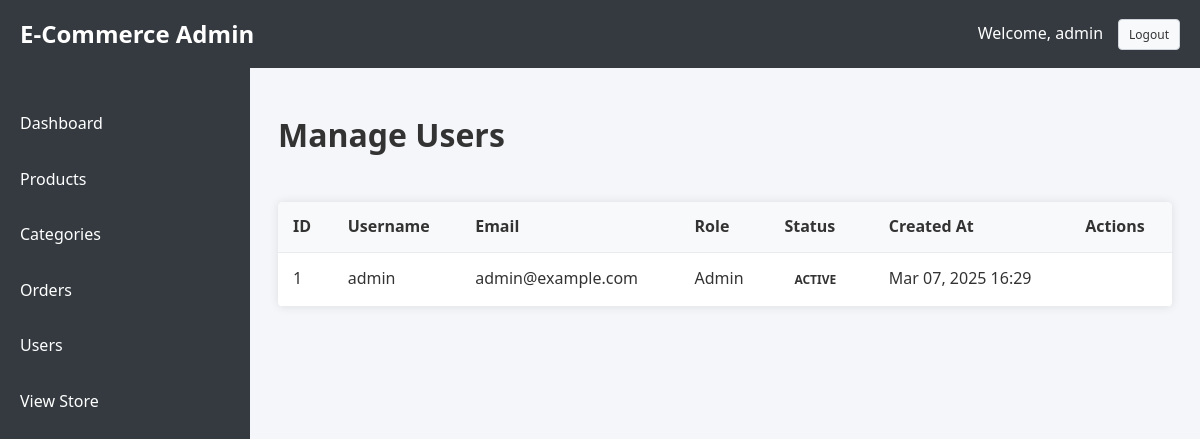
The page /admin/users.php (signed in) on the database its author committed.
### tables this page shows
CREATE TABLE users (
    id INT AUTO_INCREMENT PRIMARY KEY,
    username VARCHAR(50) NOT NULL UNIQUE,
    email VARCHAR(100) NOT NULL UNIQUE,
    password VARCHAR(255) NOT NULL,
    phone VARCHAR(20),
    address TEXT,
    is_admin BOOLEAN DEFAULT 0,
    created_at TIMESTAMP DEFAULT CURRENT_TIMESTAMP
);

### admin/users.php (the view, shortened to what this page needs)
<?php
$database = new Database();
$db = $database->getConnection();
$query = "SELECT *, COALESCE(is_suspended, 0) as is_suspended FROM users ORDER BY created_at DESC";
$stmt = $db->prepare($query);
$stmt->execute();
$users = $stmt->fetchAll(PDO::FETCH_ASSOC);
?>
<!DOCTYPE html>
<html lang="en">
<head>
    <link rel="stylesheet" href="../assets/css/admin.css">
</head>
<body>
    <?php include 'includes/header.php'; ?>
    <div class="admin-container">
        <?php include 'includes/sidebar.php'; ?>
        <div class="admin-content">
            <div class="content-header">
                <h1>Manage Users</h1>
            </div>
            <div class="admin-table-container">
                <table class="admin-table">
                    <thead>
                        <tr>
                            <th>ID</th>
                            <th>Username</th>
                            <th>Email</th>
                            <th>Role</th>
                            <th>Status</th>
                            <th>Created At</th>
                            <th>Actions</th>
                        </tr>
                    </thead>
                    <tbody>
                        <?php foreach ($users as $user): ?>
                            <tr>
                                <td><?php echo $user['id']; ?></td>
                                <td><?php echo $user['username']; ?></td>
                                <td><?php echo $user['email']; ?></td>
                                <td><?php echo $user['is_admin'] ? 'Admin' : 'User'; ?></td>
                                <td>
                                    <?php if ($user['is_admin']): ?>
                                        <span class="status-badge status-active">Active</span>
                                    <?php else: ?>
                                        <span class="status-badge status-<?php echo $user['is_suspended'] ? 'suspended' : 'active'; ?>">
                                            <?php echo $user['is_suspended'] ? 'Suspended' : 'Active'; ?>
                                        </span>
                                    <?php endif; ?>
                                </td>
                                <td><?php echo date('M d, Y H:i', strtotime($user['created_at'])); ?></td>
                                <td>
                                </td>
                            </tr>
                        <?php endforeach; ?>
                    </tbody>
                </table>
            </div>
        </div>
    </div>
</body>
</html>

### assets/css/admin.css (style rules this page uses)
body { font-family: "Segoe UI", Tahoma, Geneva, Verdana, sans-serif; line-height: 1.6; color: #333; background-color: #f4f6f9; }
.admin-container { display: flex; min-height: 100vh; }
.admin-content { flex: 1; padding: 80px 20px 20px 270px; }
.admin-table-container { background-color: #fff; border-radius: 5px; box-shadow: 0 0 10px rgba(0, 0, 0, 0.1); overflow-x: auto; }
.admin-table { width: 100%; border-collapse: collapse; }
.admin-table th, .admin-table td { padding: 12px 15px; text-align: left; border-bottom: 1px solid #e9ecef; }
.admin-table th { background-color: #f8f9fa; font-weight: bold; }
.content-header { display: flex; justify-content: space-between; align-items: center; margin-bottom: 20px; }
.status-badge { display: inline-block; padding: 5px 10px; border-radius: 20px; font-size: 12px; font-weight: bold; text-transform: uppercase; }

### rows shown on the page
users: id "1", username "admin", email "admin@example.com", is_admin "Admin", created_at "Mar 07, 2025 16:29"

### other values the page prints
$_SESSION['username'] "admin"
